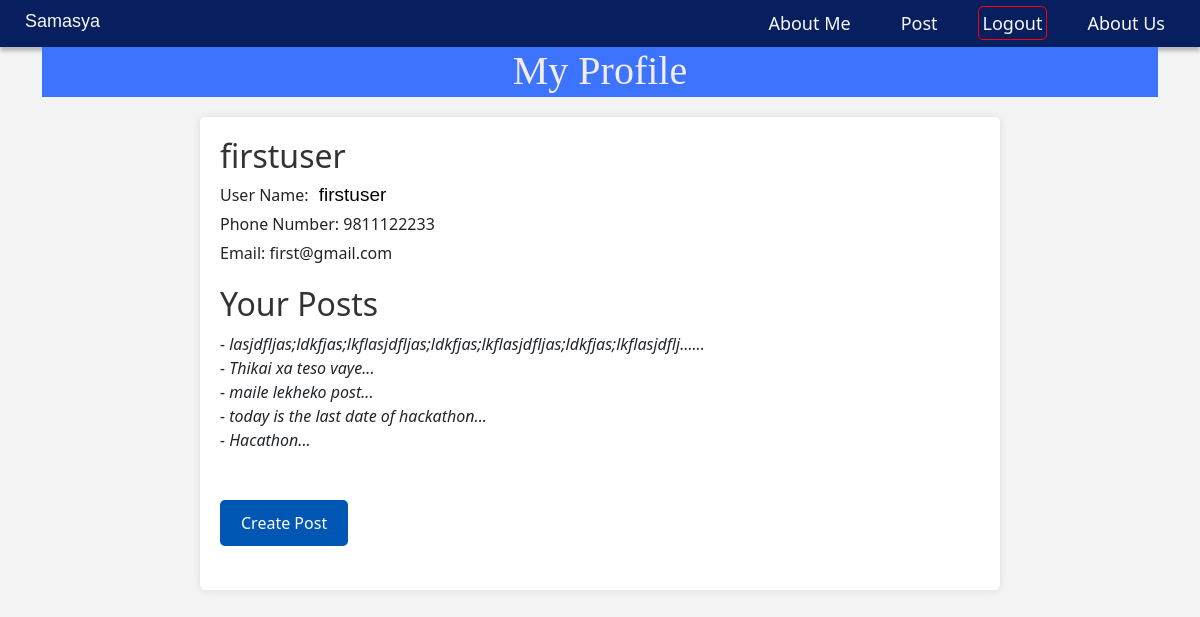
The page /profile/ (signed in) on the database as committed earlier.
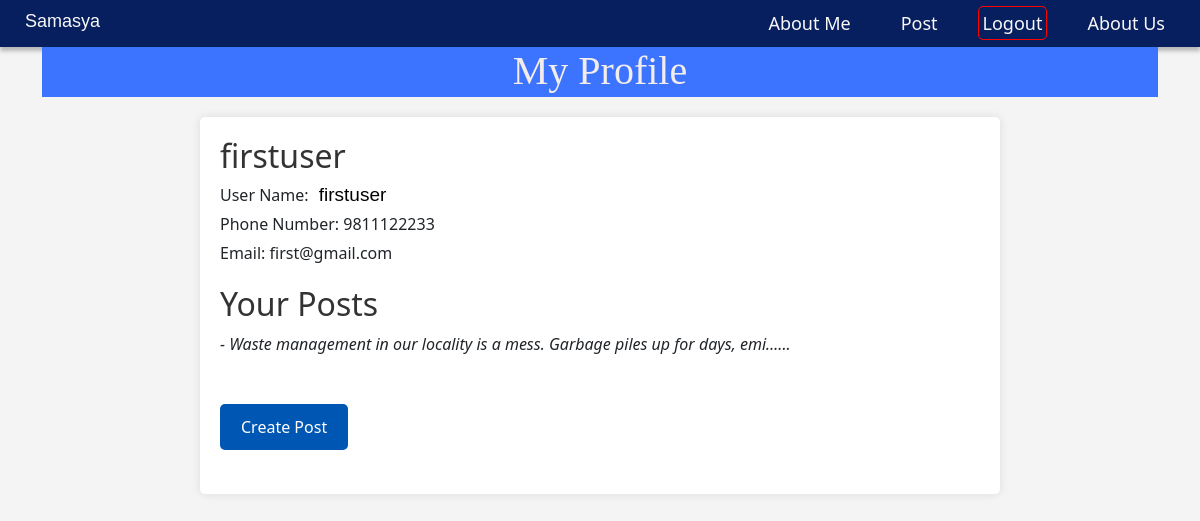
The same page on the database as committed later.
### samasya/models.py (models this page shows, shortened)
class Customer(models.Model):
    user = models.OneToOneField(User, null=False, blank=False, on_delete=models.CASCADE)
    phone = models.CharField(max_length = 10, unique=True, null=False, blank = False)
    email = models.EmailField(max_length = 35, unique = True, null=True, blank=True)
    ward = models.IntegerField(default=0, null=True)
    city = models.CharField(max_length = 45, null=True)
    district = models.CharField(max_length = 35, null=True)
    province = models.CharField(max_length =15, null=True)

class Post(models.Model):
    LEVEL_CHOICES = [
        ('national', 'National'),
        ('municipality', 'Municipality'),
        ('ward', 'Ward'),
    ]
    CATEGORY_CHOICES = [
        ('education', 'Education'),
        ('health', 'Health'),
        ('environment', 'Environment'),
        ('others', 'Others'),
    ]
    user = models.ForeignKey(User, on_delete = models.CASCADE, related_name = 'posts')
    text = models.TextField()
    level = models.CharField(max_length = 250, choices= LEVEL_CHOICES)
    category = models.CharField(max_length = 300, choices = CATEGORY_CHOICES)
    upvotes = models.IntegerField(default=0)
    created_at = models.DateTimeField(auto_now_add = True)

### samasya/views.py (the view)
# urls.py: path('profile/', views.profile_view, name ='profile'),
def profile_view(request):
    if request.user.is_authenticated:
        user_posts = Post.objects.filter(user=request.user).order_by('-created_at')
        return render(request, 'profile.html', {'posts':user_posts})
    return render(request, 'profile.html')

### templates/profile.html (shortened to what this page needs)
{% extends "base.html" %}
    {% block content %}
    <header>
      <h1>My Profile</h1>
    </header>
    <main>
      <div class="user-info">
        {% if request.user.is_authenticated %}
        <h2>{{user.username}}</h2>
        <p>User Name: <span class="username">{{user.username}}</span></p>
        <p>Phone Number:<span class="phonenumber"> {{user.customer.phone}}</span> </p>
          <p>Email: <span class="email">{{user.email}}</span> </p>
        </div>
        <h2>Your Posts</h2>
        {% if posts %}
          {% for post in posts %}
            <div class="ypost" style="font-style: italic; padding-bottom: 0px; margin-bottom: 0px;">
              - {{post.text|truncatechars:75}}...
        </div>
        {% endfor %}
        <br><br>
        <div><a href="{% url 'post' %}" class="btn">Create Post</a></div><br>
        {% else %}
        <p class="post" style="font-weight: bold;">You don't have any post yet!!!
      </p>
        {% endif %}
        {% endif %}
      </main>
      {% endblock content %}

### templates/base.html (shortened to what this page needs)
{% load static %}
<!DOCTYPE html>
<html lang="en">
<head>
    <link href="https://cdn.jsdelivr.net/npm/bootstrap@5.3.2/dist/css/bootstrap.min.css" rel="stylesheet"
>
    <link rel="stylesheet" href="{% static 'css/style.css' %}">
</head>
<body>
    <div class="containernav1">
        <div class="navli" id="logo"><a href="{% url 'home' %}">Samasya</a></div>
        <ul class="nav">
            <nav class="nav">
            <ul class="nav" id="nav3">
                {% if request.user.is_authenticated %}
                <li class="navli" id="2"><a href="{% url 'profile' %}">About Me</a></li>
                {% else %}
                <li class="navli" id="2"><a href="{% url 'profile' %}">Profile</a></li>
                {% endif %}
                <li class="navli" id="3"><a href="{% url 'post' %}">Post</a></li>
                {% if request.user.is_authenticated %}
                <li class="navli" id="4"><a href="{% url 'logout' %}" style="border: 1px solid red; border-radius: 5px; padding: 4px;">Logout</a></li>
                {% else %}
                <li class="navli" id="4"><a href="{% url 'login' %}" style="border: 1px solid green; border-radius: 5px; padding: 4px;">Login</a></li>
                {% endif %}
                <li class="navli" id="5"><a href="{% url 'about' %}">About Us</a></li>
            </ul>
            </nav>
    </div>
    <div class="container">
        {% block content %}
        {% endblock content %}
    </div>
</body>
</html>

### static/css/style.css (style rules this page uses)
* { margin: 0px; padding: 0px; }
body { background-color: rgb(230, 230, 230); }
.containernav1 { width: 100%; display: flex; background: #071F5E; box-shadow: 0px 4px 4px 0px rgba(0, 0, 0, 0.25); }
.containernav1 nav { display: flex; justify-content: space-between; align-items: center; padding: 10px; }
.navli { list-style: none; }
.navli a { color: rgb(248, 248, 248); text-decoration: none; margin: 0 15px; padding: 10px; font-size: large; transition: color 0.3s ease-in-out; }
#logo { color: #FFF; font-family: fantasy, sans-serif; font-size: 25px; }
.nav { display: flex; justify-content: end; align-items: center; width: 100%; text-align: center; }
.username { color: #000001; font-family: Arial, Helvetica, sans-serif; font-size: 19px; margin-left:6px; margin-top: 0px; font-style: normal; font-weight: 400; line-height: normal; }

### templates/profile.html (style rules this page uses)
body { margin: 0; padding: 0; background-color: #f4f4f4; }
header { background-color: hsl(223, 100%, 62%); color: #f2ecec; text-align: center; padding: 0px; font-family: 'Times New Roman', Times, serif; height: 50px; margin-top: 0px; }
main { max-width: 800px; margin: 20px auto; padding: 20px; background-color: #fff; border-radius: 5px; box-shadow: 0 0 10px rgba(0, 0, 0, 0.1); }
h2 { color: #333; }
.user-info { margin-bottom: 20px; }
.user-info p { margin: 5px 0; }
.btn { display: inline-block; padding: 10px 20px; background-color: #0056b3; color: #fff; text-decoration: none; border-radius: 5px; }

Rows that differ between the two databases and show on the page:
removed Post: text "lasjdfljas;ldkfjas;lkflasjdfljas;ldkfjas;lkflasjdfljas;ldkfjas;lkflasjdflj…"
removed Post: text "Thikai xa teso vaye"
removed Post: text "maile lekheko post"
removed Post: text "today is the last date of hackathon"
removed Post: text "Hacathon"
added Post: text "Waste management in our locality is a mess. Garbage piles up for days, emi…"
